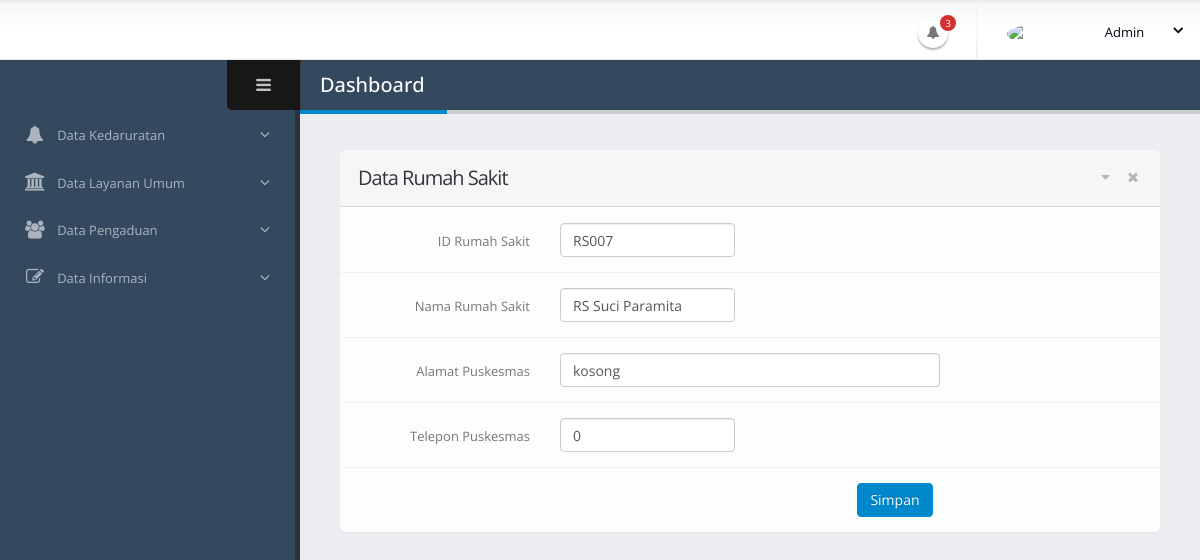
Screenshot of /admin/RS/RSEdit.php?id=RS007 with the database file from the repository.
### tables this page shows
CREATE TABLE `tb_rs` (
  `id_rs` varchar(15) NOT NULL,
  `nama_rs` varchar(200) NOT NULL,
  `alamat_rs` text NOT NULL,
  `telp_rs` varchar(100) NOT NULL,
  `lat` float(10,6) NOT NULL,
  `lng` float(10,6) NOT NULL,
  `location_status` tinyint(1) DEFAULT '0'
);

### admin/RS/RSEdit.php (the view, shortened to what this page needs)
<!doctype html>
<html class="fixed">
	<head>
		<link rel="stylesheet" href="../assets/vendor/bootstrap/css/bootstrap.css" />
		<link rel="stylesheet" href="../assets/vendor/font-awesome/css/font-awesome.css" />
		<link rel="stylesheet" href="../assets/vendor/magnific-popup/magnific-popup.css" />
		<link rel="stylesheet" href="../assets/vendor/bootstrap-datepicker/css/datepicker3.css" />
		<link rel="stylesheet" href="../assets/vendor/jquery-ui/css/ui-lightness/jquery-ui-1.10.4.custom.css" />
		<link rel="stylesheet" href="../assets/vendor/bootstrap-multiselect/bootstrap-multiselect.css" />
		<link rel="stylesheet" href="../assets/vendor/morris/morris.css" />
		<link rel="stylesheet" href="../assets/stylesheets/theme.css" />
		<link rel="stylesheet" href="../assets/stylesheets/skins/default.css" />
		<link rel="stylesheet" href="../assets/stylesheets/theme-custom.css">
	</head>
	<body>
		<section class="body">
			<header class="header">
				<div class="header-right">
					<ul class="notifications">
						<li>
							<a href="#" class="dropdown-toggle notification-icon" data-toggle="dropdown">
								<i class="fa fa-bell"></i>
								<span class="badge">3</span>
							</a>
						</li>
					</ul>
					<span class="separator"></span>
					<div id="userbox" class="userbox">
						<a href="#" data-toggle="dropdown">
							<figure class="profile-picture">
								<img src="../assets/images/!logged-user.jpg" alt="Joseph Doe" class="img-circle" data-lock-picture="../assets/images/!logged-user.jpg" />
							</figure>
							<div class="profile-info" data-lock-name="John Doe" data-lock-email="johndoe@JSOFT.com">
								<span class="name">Admin</span>
							</div>
							<i class="fa custom-caret"></i>
						</a>
					</div>
				</div>
			</header>
			<div class="inner-wrapper">
				<aside id="sidebar-left" class="sidebar-left">
					<div class="sidebar-header">
						<div class="sidebar-title">
						</div>
						<div class="sidebar-toggle hidden-xs" data-toggle-class="sidebar-left-collapsed" data-target="html" data-fire-event="sidebar-left-toggle">
							<i class="fa fa-bars" aria-label="Toggle sidebar"></i>
						</div>
					</div>
					<div class="nano">
						<div class="nano-content">
							<nav id="menu" class="nav-main" role="navigation">
								<ul class="nav nav-main">
									<li class="nav-parent">
										<a>
											<i class="fa fa-bell" aria-hidden="true"></i>
											<span>Data Kedaruratan</span>
										</a>
									</li>
									<li class="nav-parent">
										<a>
											<i class="fa fa-institution (alias)" aria-hidden="true"></i>
											<span>Data Layanan Umum</span>
										</a>
									</li>
									<li class="nav-parent">
										<a>
											<i class="fa fa-users" aria-hidden="true"></i>
											<span>Data Pengaduan</span>
										</a>
									</li>
									<li class="nav-parent">
										<a>
											<i class="fa fa-pencil-square-o" aria-hidden="true"></i>
											<span>Data Informasi</span>
										</a>
									</li>
								</ul>
							</nav>
						</div>
					</div>
				</aside>
				<section role="main" class="content-body">
					<header class="page-header">
						<h2>Dashboard</h2>
					</header>
						<section class="panel">
							<header class="panel-heading">
								<div class="panel-actions">
									<a href="#" class="fa fa-caret-down"></a>
									<a href="#" class="fa fa-times"></a>
								</div>
								<h2 class="panel-title">Data Rumah Sakit</h2>
							</header>
							<div class="panel-body">
								<div class="row">
									<div class="col-sm-6">
									</div>
								</div>
									<?php
									include '../../db/koneksi.php';
									$id = $_GET['id'];
									$data = mysqli_query($koneksi,"select * from tb_rs where id_rs='$id'");
									while($d = mysqli_fetch_array($data)){
									?>
								<form method="post" action="edit_aksi.php" class="form-horizontal form-bordered">
											<div class="form-group">
												<label class="col-md-3 control-label" for="inputDefault">ID Rumah Sakit</label>
												<div class="col-md-3">
													<input type="text" name="a" class="form-control" id="inputDefault" value="<?php echo $d['id_rs']; ?>">
												</div>
											</div>
											<div class="form-group">
												<label class="col-md-3 control-label" for="inputDefault">Nama Rumah Sakit</label>
												<div class="col-md-3">
													<input type="text" name="b" class="form-control" id="inputDefault" value="<?php echo $d['nama_rs']; ?>">
												</div>
											</div>
											<div class="form-group">
												<label class="col-md-3 control-label" for="inputDefault">Alamat Puskesmas</label>
												<div class="col-md-6">
													<input type="text" name="c" class="form-control" id="inputDefault" value="<?php echo $d['alamat_rs']; ?>">
												</div>
											</div>
											<div class="form-group">
												<label class="col-md-3 control-label" for="inputDefault">Telepon Puskesmas</label>
												<div class="col-md-3">
													<input type="text" name="d" class="form-control" id="inputDefault" value="<?php echo $d['telp_rs']; ?>">
												</div>
											</div>
											<div class="col-sm-9 text-right">
											<button type="submit" class="btn btn-primary hidden-xs">Simpan</button>
											</div>
								</form>
									<?php
									}
									?>
							</div>
						</section>
				</section>
	</body>
</html>

### admin/assets/stylesheets/skins/default.css (style rules this page uses)
a, .btn-link { color: #0088cc; }
body .btn-primary { color: #ffffff; text-shadow: 0 -1px 0 rgba(0, 0, 0, 0.25); background-color: #0088cc; border-color: #0088cc; }
.page-header h2 { border-bottom-color: #0088cc; }
.notifications .notification-menu:before, .notifications .notification-icon:before { border-bottom-color: #0088cc; }

### rows the page displays
tb_rs: a "RS007", b "RS Suci Paramita", c "kosong", d "0"
